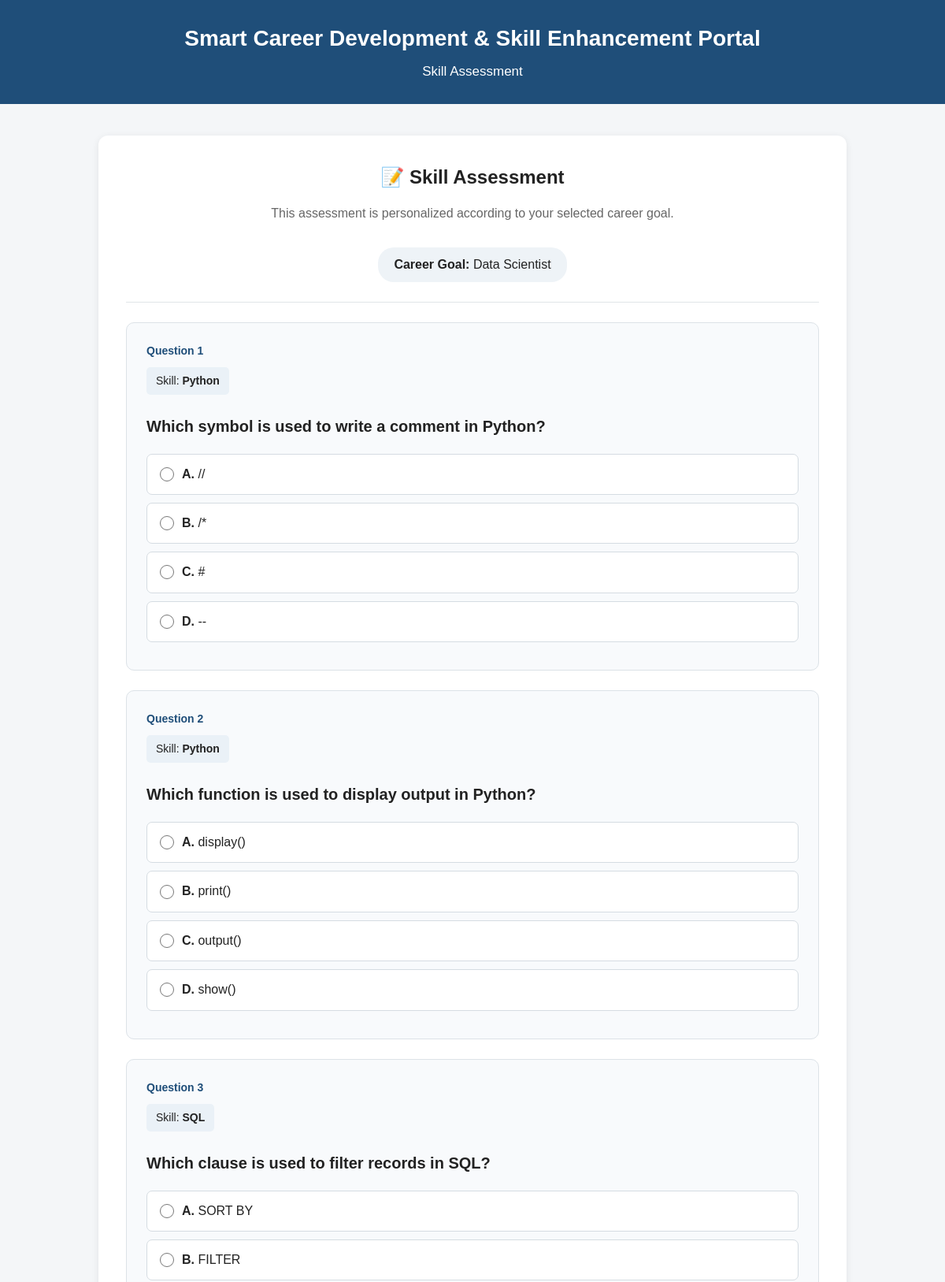
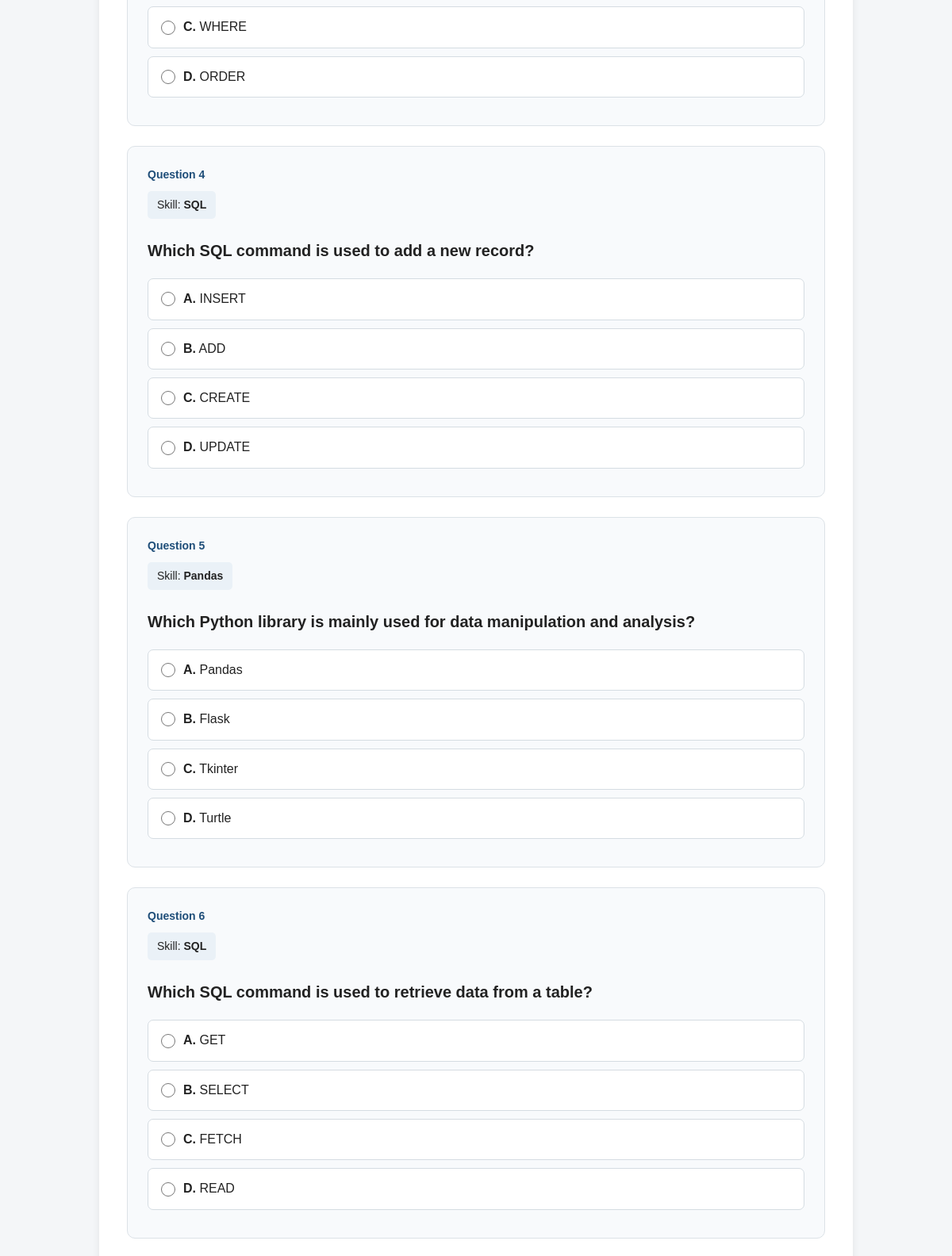
/assessment (signed in, upper part), run on the app's committed database (2 pictures, top to bottom).
### models.py (models this page shows, shortened)
class Student(db.Model):
    id = db.Column(db.Integer, primary_key=True)
    name = db.Column(db.String(100), nullable=False)
    email = db.Column(db.String(100), unique=True, nullable=False)
    password = db.Column(db.String(255), nullable=False)
    course = db.Column(db.String(100))
    career_goal = db.Column(db.String(100))

class AssessmentQuestion(db.Model):
    id = db.Column(db.Integer, primary_key=True)
    skill_name = db.Column(db.String(100), nullable=False)
    question = db.Column(db.String(255), nullable=False)
    option_a = db.Column(db.String(255), nullable=False)
    option_b = db.Column(db.String(255), nullable=False)
    option_c = db.Column(db.String(255), nullable=False)
    option_d = db.Column(db.String(255), nullable=False)
    correct_answer = db.Column(db.String(1), nullable=False)

### app.py (the view, shortened to what this page needs)
@app.route("/assessment", methods=["GET", "POST"])
def assessment():
    if "student_id" not in session:
        return redirect(url_for("login"))
    student = Student.query.get(session["student_id"])
    career_skills = CareerSkill.query.filter_by(
        career_name=student.career_goal
    ).all()
    relevant_skills = []
    for career_skill in career_skills:
        if career_skill.skill_name not in relevant_skills:
            relevant_skills.append(career_skill.skill_name)
    questions = AssessmentQuestion.query.filter(
        AssessmentQuestion.skill_name.in_(relevant_skills)
    ).order_by(
        func.random()
    ).limit(10).all()
    session["assessment_question_ids"] = [
        question.id for question in questions
    ]
    return render_template(
        "assessment.html",
        questions=questions,
        career_goal=student.career_goal
    )

### templates/assessment.html (shortened to what this page needs)
<!DOCTYPE html>
<html lang="en">
<head>
    <link rel="stylesheet"
          href="{{ url_for('static', filename='css/style.css') }}">
</head>
<body>
    <header>
        <h1>Smart Career Development & Skill Enhancement Portal</h1>
        <p>Skill Assessment</p>
    </header>
    <main>
        <section class="assessment-container">
            <div class="assessment-header">
                <h2>📝 Skill Assessment</h2>
                <p>
                    This assessment is personalized according to
                    your selected career goal.
                </p>
                <div class="career-badge">
                    <strong>Career Goal:</strong>
                    {{ career_goal }}
                </div>
            </div>
            <hr>
            {% if questions %}
                <form method="POST">
                    {% for question in questions %}
                        <div class="question-card">
                            <div class="question-number">
                                Question {{ loop.index }}
                            </div>
                            <div class="question-skill">
                                Skill:
                                <strong>{{ question.skill_name }}</strong>
                            </div>
                            <h3 class="question-text">
                                {{ question.question }}
                            </h3>
                            <label class="option">
                                <input type="radio"
                                       name="question_{{ question.id }}"
                                       value="A"
                                       required>
                                <span>
                                    <strong>A.</strong>
                                    {{ question.option_a }}
                                </span>
                            </label>
                            <label class="option">
                                <input type="radio"
                                       name="question_{{ question.id }}"
                                       value="B">
                                <span>
                                    <strong>B.</strong>
                                    {{ question.option_b }}
                                </span>
                            </label>
                            <label class="option">
                                <input type="radio"
                                       name="question_{{ question.id }}"
                                       value="C">
                                <span>
                                    <strong>C.</strong>
                                    {{ question.option_c }}
                                </span>
                            </label>
                            <label class="option">
                                <input type="radio"
                                       name="question_{{ question.id }}"
                                       value="D">
                                <span>
                                    <strong>D.</strong>
                                    {{ question.option_d }}
                                </span>
                            </label>
                        </div>
                    {% endfor %}
                </form>
            {% endif %}
        </section>
    </main>
</body>
</html>

### static/css/style.css (style rules this page uses)
* { box-sizing: border-box; }
body { margin: 0; font-family: Arial, sans-serif; background-color: #f4f6f8; color: #222; line-height: 1.5; }
header { background-color: #1f4e79; color: white; text-align: center; padding: 28px 20px; }
header h1 { margin: 0; font-size: 28px; }
header p { margin: 8px 0 0; font-size: 17px; }
hr { border: none; border-top: 1px solid #e1e5e8; margin: 25px 0; }
input, select { padding: 10px; border: 1px solid #cfd6dc; border-radius: 5px; font-size: 15px; background-color: white; }
.assessment-container { background-color: white; width: 90%; max-width: 950px; margin: 40px auto; padding: 35px; border-radius: 12px; box-shadow: 0 2px 10px rgba(0, 0, 0, 0.08); }
.assessment-header { text-align: center; }
.assessment-header h2 { margin-top: 0; margin-bottom: 10px; }
.assessment-header p { color: #666; font-size: 16px; }
.career-badge { display: inline-block; margin-top: 15px; padding: 10px 20px; background-color: #eef3f7; border-radius: 20px; }
.question-card { background-color: #f8fafc; border: 1px solid #dce2e7; border-radius: 10px; padding: 25px; margin: 25px 0; }
.question-number { font-weight: bold; font-size: 14px; color: #1f4e79; margin-bottom: 10px; }
.question-skill { display: inline-block; background-color: #eaf1f7; padding: 7px 12px; border-radius: 5px; margin-bottom: 15px; font-size: 14px; }
.question-text { font-size: 20px; line-height: 1.5; margin: 10px 0 20px; }
.option { display: flex; align-items: center; width: 100%; padding: 14px 16px; margin: 10px 0; background-color: white; border: 1px solid #d5dce2; border-radius: 7px; cursor: pointer; text-align: left; }
.option input[type="radio"] { width: 18px; height: 18px; margin: 0 10px 0 0; flex-shrink: 0; }
.option span { font-size: 16px; line-height: 1.4; }

### data on the page
Student: career_goal "Data Scientist"
AssessmentQuestion: skill_name "Python", question "Which symbol is used to write a comment in Python?", option_a "//", option_b "/*", option_c "#", option_d "--"
AssessmentQuestion: skill_name "Python", question "Which function is used to display output in Python?", option_a "display()", option_b "print()", option_c "output()", option_d "show()"
AssessmentQuestion: skill_name "SQL", question "Which clause is used to filter records in SQL?", option_a "SORT BY", option_b "FILTER", option_c "WHERE", option_d "ORDER"
AssessmentQuestion: skill_name "SQL", question "Which SQL command is used to add a new record?", option_a "INSERT", option_b "ADD", option_c "CREATE", option_d "UPDATE"
AssessmentQuestion: skill_name "Pandas", question "Which Python library is mainly used for data manipulation and analysis?", option_a "Pandas", option_b "Flask", option_c "Tkinter", option_d "Turtle"
AssessmentQuestion: skill_name "SQL", question "Which SQL command is used to retrieve data from a table?", option_a "GET", option_b "SELECT", option_c "FETCH", option_d "READ"
